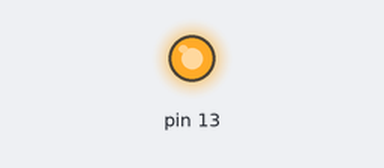
The sketch below on a simulated Arduino Uno, built with avr-gcc and run on an emulated ATmega328P. Shown: output pins drawn as LEDs (lit = HIGH).

Above: at 1.3 s.
At 4.1 s:
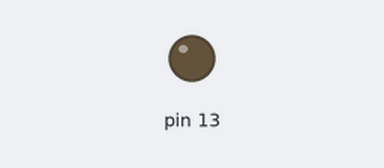
Timing chart, 0 to 7.3 s (numbered marks = the images above):
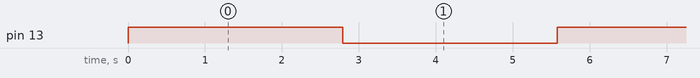

Measured:
- by itself, pin 13: alternates HIGH for 2.8 s and LOW for 2.8 s

The sketch:

Lab2_21_BlinkInC_Correct.ino
```cpp
/* Lab 2 Debuggging problem 1*/

void NewDelay(unsigned long mSecondsApx);

void setup()
{
   unsigned char *portDDRB;

   portDDRB = (unsigned char *) 0x24;
   *portDDRB |= 0x20;
}

void loop()
{
   unsigned char *portB;

   portB = (unsigned char *) 0x25;

   *portB |= 0x20;
   NewDelay(100);
   *portB &= 0xDF;
   NewDelay(100);
}

void NewDelay(unsigned long mSecondsApx)
{
   volatile unsigned long i;
   unsigned long j;
   unsigned long k;
   unsigned long endTime = 80 * mSecondsApx;

   for (i = 0; i < endTime; i++)
   {
      j = 10;
      do
      {
         j = j - 1;
         k = i / j;
      }

      while ((k > 0) && (j>1));
   }
}
```
